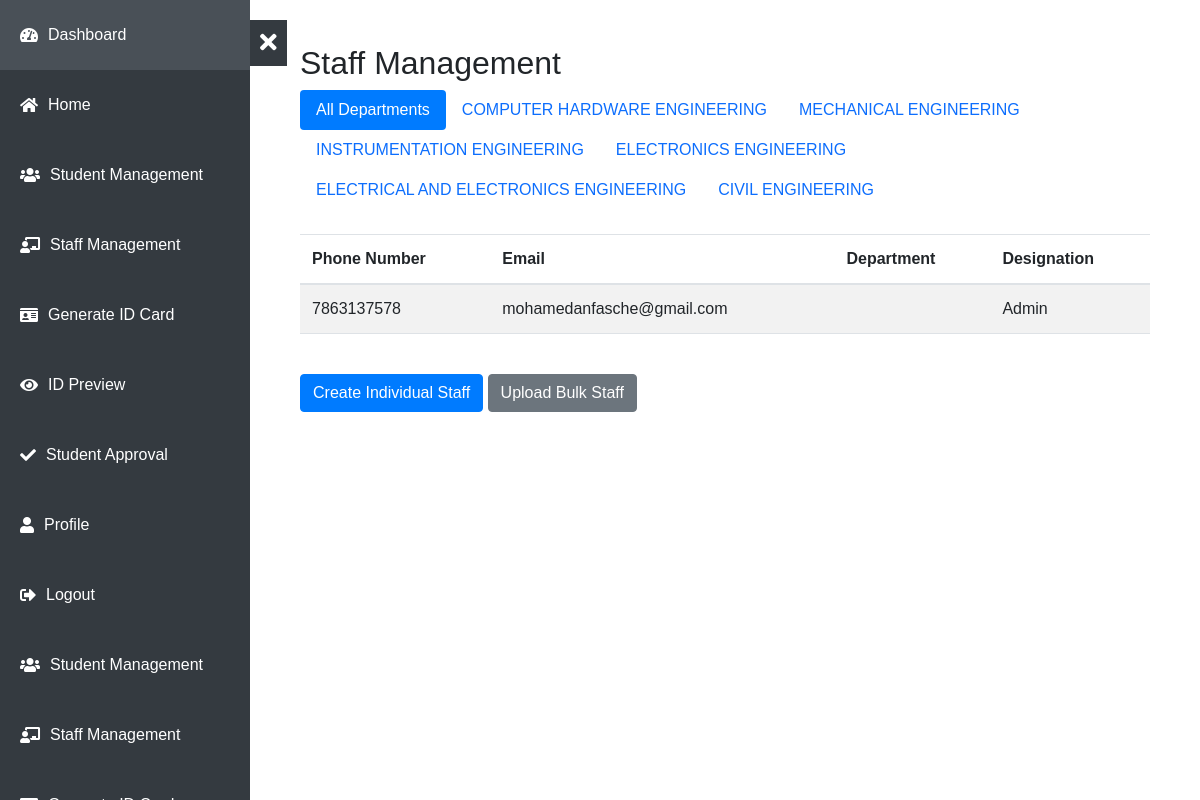
Screenshot of /staff_management/ with the database file from the repository.
### students/models.py (models this page shows, shortened)
class Department(models.Model):
    name = models.CharField(max_length=100, unique=True)

class Staff(AbstractUser):
    DESIGNATION_CHOICES = [
        ('Admin','Admin'),
        ('HOD', 'Head of Department'),
        ('Lecturer', 'Lecturer'),
        ('Tutor', 'Tutor'),
        ('Other','Other')
    ]
    username = None
    phone_number = models.CharField(max_length=15, unique=True)
    designation = models.CharField(max_length=50, choices=DESIGNATION_CHOICES)
    department = models.ForeignKey(Department, on_delete=models.SET_NULL, null=True, blank=True)
    otp = models.CharField(max_length=6, blank=True, null=True)
    otp_generated_at = models.DateTimeField(null=True, blank=True)
    email = models.EmailField(default="email@gmail.com")
    USERNAME_FIELD = 'phone_number'
    REQUIRED_FIELDS = ['designation','email']
    groups = models.ManyToManyField(
        Group,
        related_name='staff_set',
        blank=True,
        help_text='The groups this user belongs to.',
        verbose_name='groups',
    )
    user_permissions = models.ManyToManyField(
        Permission,
        related_name='staff_set',
        blank=True,
        help_text='Specific permissions for this user.',
        verbose_name='user permissions',
    )
    objects = CustomUserManager()

### students/views.py (the view)
# urls.py: path('staff_management/', views.staff_management, name='staff_management'),
def staff_management(request):
    departments = Department.objects.all()
    selected_department = request.GET.get('department')
    if selected_department:
        staff_members = Staff.objects.filter(department__id=selected_department)
    else:
        staff_members = Staff.objects.all()
    return render(request, 'staff_management.html', {
        'departments': departments,
        'staff_members': staff_members,
        'selected_department': selected_department,
    })

### students/templates/staff_management.html (shortened to what this page needs)
{% extends "base.html" %}
{% block content %}
<div class="container">
    <h2>Staff Management</h2>
    <ul class="nav nav-pills mb-4">
        <li class="nav-item">
            <a class="nav-link {% if not selected_department %}active{% endif %}" href="{% url 'staff_management' %}">All Departments</a>
        </li>
        {% for department in departments %}
            <li class="nav-item">
                <a class="nav-link {% if selected_department == department.id|stringformat:"s" %}active{% endif %}" href="{% url 'staff_management' %}?department={{ department.id }}">{{ department.name }}</a>
            </li>
        {% endfor %}
    </ul>
    <div class="table-responsive mb-4">
        <table class="table table-striped">
            <thead>
                <tr>
                    <th>Phone Number</th>
                    <th>Email</th>
                    <th>Department</th>
                    <th>Designation</th>
                </tr>
            </thead>
            <tbody>
                {% for staff in staff_members %}
                    <tr>
                        <td>{{ staff.phone_number }}</td>
                        <td>{{ staff.email }}</td>
                        <td>{{ staff.department.name }}</td>
                        <td>{{ staff.designation }}</td>
                    </tr>
                {% endfor %}
            </tbody>
        </table>
    </div>
    <button type="button" class="btn btn-primary" data-toggle="modal" data-target="#createStaffModal">
        Create Individual Staff
    </button>
    <button type="button" class="btn btn-secondary" data-toggle="modal" data-target="#uploadStaffModal">
        Upload Bulk Staff
    </button>
</div>
{% endblock %}

### students/templates/base.html (style rules this page uses)
body { display: flex; min-height: 100vh; margin: 0; font-family: Arial, sans-serif; }

### rows the page displays
Department: name "COMPUTER HARDWARE ENGINEERING"
Department: name "MECHANICAL ENGINEERING"
Department: name "INSTRUMENTATION ENGINEERING"
Department: name "ELECTRONICS ENGINEERING"
Department: name "ELECTRICAL AND ELECTRONICS ENGINEERING"
Department: name "CIVIL ENGINEERING"
Staff: phone_number "7863137578", email "mohamedanfasche@gmail.com", designation "Admin"
